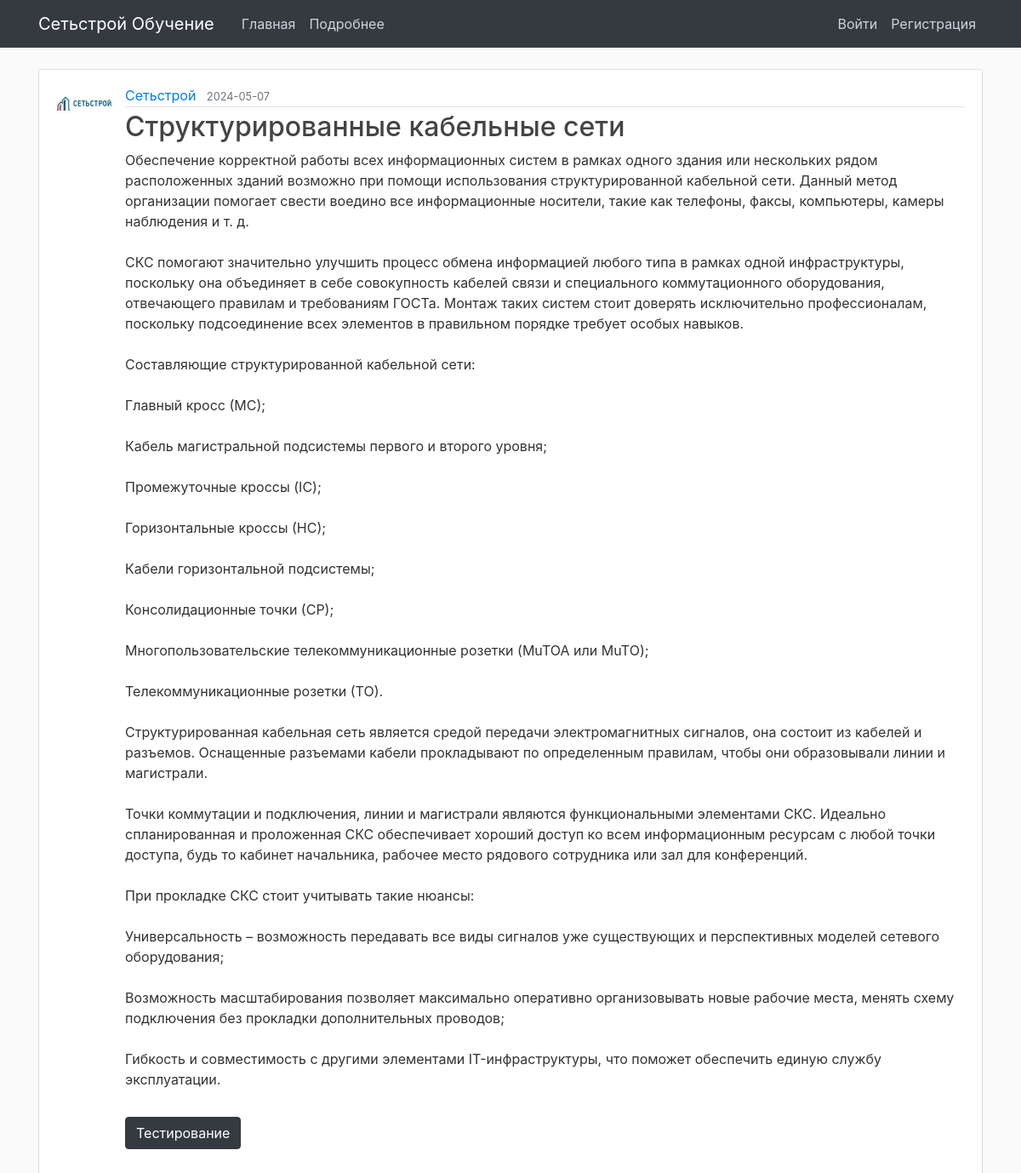
Page /post/7 on the committed database.
### main/models.py (models this page shows, shortened)
class User(db.Model, UserMixin):
    id = db.Column(db.Integer, primary_key=True)
    username = db.Column(db.String(70), nullable=False)
    email = db.Column(db.String(120), unique=True, nullable=False)
    image_file = db.Column(db.String(20), nullable=False, default='default.jpg')
    password = db.Column(db.String(60), nullable=False)
    role = db.Column(db.Integer, default=0)
    posts = db.relationship('Post', backref='author', lazy=True)
    passed_tests = db.relationship('PassedTests', backref='passed', lazy=True)

class Post(db.Model):
    id = db.Column(db.Integer, primary_key=True)
    title = db.Column(db.String(100), nullable=False)
    date_posted = db.Column(db.DateTime, nullable=False, default=datetime.utcnow)
    content = db.Column(db.Text, nullable=False, default='default.jpg')
    user_id = db.Column(db.Integer, db.ForeignKey('user.id'), nullable=False)
    questions = db.relationship('Publication', backref='availableTests', lazy=True)

### main/routes.py (the view)
@app.route("/post/<int:post_id>")
def post(post_id):
    post = Post.query.get_or_404(post_id)
    quest = db.session.query(Publication).filter(Publication.post_id == post_id).all()
    if quest:
        quest = quest[0]
    else:
        quest = None
    return render_template('post.html', quest=quest, title=post.title, post=post)

### main/templates/post.html (shortened to what this page needs)
{% extends "layout.html" %}
{% block content %}
  <article class="media content-section">
    <img class="rounded-circle article-img" src="{{ url_for('static', filename='profile_pics/' + post.author.image_file) }}">
    <div class="media-body py-2">
      <div class="article-metadata">
        <a class="mr-2" href="{{ url_for('user_posts', username=post.author.username) }}">{{ post.author.username }}</a>
        <small class="text-muted">{{ post.date_posted.strftime('%Y-%m-%d') }}</small>
      </div>
      <h2 class="article-title">{{ post.title }}</h2>
      <p class="article-content">{{ post.content }}</p>
      {% if quest %}
      <a class="btn btn-dark my-3" href="{{url_for('post_test', post_id=post.id)}}">Тестирование</a>
      {% elif post.author == current_user  %}
      <a class="btn btn-dark my-3" href="{{url_for('new_test', post_id=post.id)}}">Добавить тестирование</a>
      {% endif %}
    </div>
  </article>
{% endblock content %}

### main/static/main.css (style rules this page uses)
body { background: #fafafa; color: #333333; margin-top: 5rem; }
h1, h2, h3, h4, h5, h6 { color: #444444; }
.content-section { background: #ffffff; padding: 10px 20px; border: 1px solid #dddddd; border-radius: 3px; margin-bottom: 20px; }
.article-title { color: #444444; }
.article-content { white-space: pre-line; }
.article-img { height: 65px; width: 65px; margin-right: 16px; }
.article-metadata { padding-bottom: 1px; margin-bottom: 4px; border-bottom: 1px solid #e3e3e3 }

### rows in the picture
User: image_file (picture), author.username "Сетьстрой"
Post: date_posted "2024-05-07", title "Структурированные кабельные сети", content "Обеспечение корректной работы всех информационных систем в рамках одного здания или нескольких рядом расположенных зданий возможно при помощи использования структурированной кабельной сети. Данный метод организации помогает свести воедино все информационные носители, такие как телефоны, факсы, компьютеры, камеры наблюдения и т. д. СКС помогают значительно улучшить процесс обмена информацией любого типа в рамках одной инфраструктуры, поскольку она объединяет в себе совокупность кабелей связи и специального коммутационного оборудования, отвечающего правилам и требованиям ГОСТа. Монтаж таких систем стоит доверять исключительно профессионалам, поскольку подсоединение всех элементов в правильном…"
